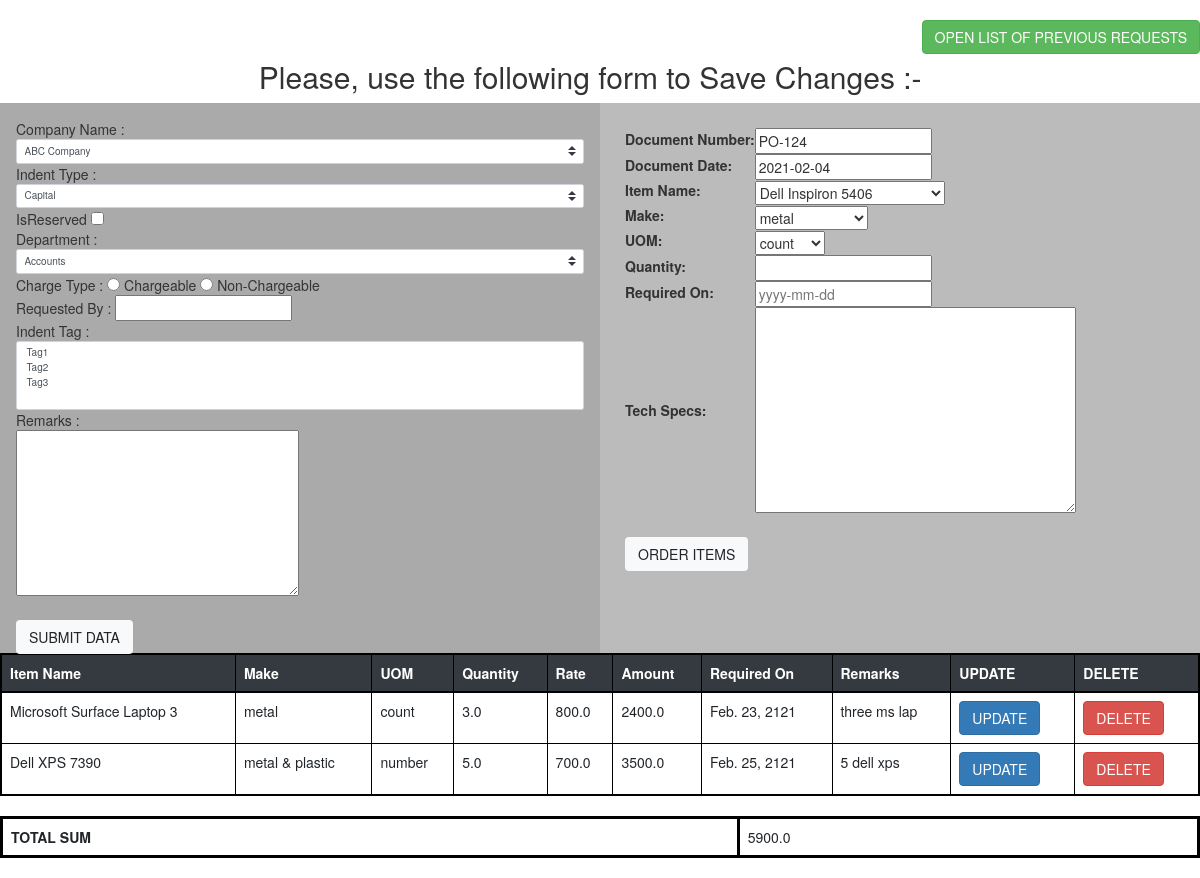
Page /crud/open/8/ on the committed database.
### crud/models.py (models this page shows)
class requestS(models.Model):
    documentName = models.CharField(max_length = 252)
    documentDate = models.DateField(null = True, default = timezone.now )
    itemName =models.CharField(max_length=200)
    make = models.CharField(max_length=100, default='number')
    UOM = models.CharField(max_length=100, null = True)
    quantity = models.FloatField(null = True, default=1)
    rate = models.FloatField( null = True)
    amount = models.FloatField( null = True)
    requiredOn = models.DateField(null=True, default = timezone.now )
    remarks = models.TextField(null=True)

### crud/views.py (the view)
# urls.py: path('open/<int:id>/', views.open , name ="open" ),
def open(request, id ):
    obj = get_object_or_404(set, id = id)
    companyName = obj.companyName
    requestedBy = obj.requestedBy
    q1 = obj.q1
    dN = obj.dN
    dD =  obj.dD
    remarks = obj.remarks
    if request.method =="POST":
        print("open request for id : {}".format(id))
    dataS = requestS.objects.filter(documentName = dN, documentDate=dD )
    val =0
    for obj in dataS:
        val = val+obj.amount
    f2 = order2(initial = { 'documentNo' : dN, 'documentDate' : dD } )
    return render(request, "crud/post/fill2.html", {'f2':f2, 'dataS': dataS ,'val' : val} )

### crud/forms.py
class order2(forms.Form):
    documentNo = forms.CharField(label="Document Number",max_length=100 ,required=True)
    documentDate = forms.DateField(label="Document Date",required=True, initial=datetime.date.today() )
    itemName= forms.ChoiceField(choices=NAME_CHOICES, required = True, initial = None, label="Item Name")
    make = forms.CharField(label='Make', widget=forms.Select(choices=MAKE_CHOICES))
    UOM = forms.CharField(label='UOM', widget=forms.Select(choices=UOM_CHOICES))
    quantity = forms.IntegerField(required = True)
    requiredOn = forms.DateField( label="Required On",widget=forms.TextInput(attrs={'placeholder': 'yyyy-mm-dd'} ))
    remarks = forms.CharField(label="Tech Specs",widget = forms.Textarea())

### crud/templates/crud/post/fill2.html (shortened to what this page needs)
{% extends "crud/base.html" %} {% block content %} {% load crispy_forms_tags %}
<br>
<div>
    <form method="POST" action="{%	url	'crud:list_view' %}" id="list_view" style="float:right">
        <input type="submit" value="OPEN LIST OF PREVIOUS REQUESTS" class="btn btn-success" />
    </form>
</div>
<br>
<h2 style="float:right">Please, use the following form to Save Changes :-</h2>
<div class="column" style="background-color:#aaa;">
    <form action="" method="POST" class="form-group" id='fOne' style="padding: 6px;">
        Company Name :
        <select class="custom-select" name="companyName" id="companyName">
            <option value="ABC Company">ABC Company</option>
        </select>
        <br> Indent Type :
        <select class="custom-select" name="indentType" id="indentType">
            <option value="Capital">Capital</option>
        </select>
        <br> IsReserved
        <input type="checkbox" value="isReserved"><br> Department :
        <select class="custom-select" name="department" id="department">
            <option value="Accounts">Accounts</option>
        </select><br> Charge Type :
        <input type="radio" id="chargeable" name="chargeType" value="chargeable"> Chargeable
        <input type="radio" id="nonChargeable" name="chargeType" value="nonChargeable"> Non-Chargeable
        <br> Requested By :
        <input list="requestedBy" name="requestedBy">
            <br> Indent Tag :
        <select class="custom-select" name="indentTag" multiple="" contenteditable='true'>
            <option value="Tag1">Tag1</option>
            <option value="Tag2">Tag2</option>
            <option value="Tag3">Tag3</option>
            </select><br>Remarks :
        <br>
        <textarea cols="35" rows="8" name="remarks"></textarea><br><br>
        <input type="submit" value="SUBMIT DATA" class="btn btn-light" />
    </form>
</div>
<div class="column" style="background-color:#bbb;">
    <form action="." method="POST" class='uniForm' id='fTwo' style="padding: 15px;">
        <table>{{ f2.as_table }}</table><br>
        <input type="submit" value="ORDER ITEMS" class="btn btn-light" />
    </form>
</div>
<div><br><br></div>
<div>
    <table class="table" style="border: 2px solid black;">
        <tr style="border: 2px solid black;">
            <thead class="thead-dark">
                <th style="border: 1px solid black;">Item Name</th>
                <th style="border: 1px solid black;">Make</th>
                <th style="border: 1px solid black;">UOM</th>
                <th style="border: 1px solid black;">Quantity</th>
                <th style="border: 1px solid black;">Rate</th>
                <th style="border: 1px solid black;">Amount</th>
                <th style="border: 1px solid black;">Required On</th>
                <th style="border: 1px solid black;">Remarks</th>
                <th style="border: 1px solid black;">UPDATE</th>
                <th style="border: 1px solid black;">DELETE</th>
            </thead>
        </tr>
        {% for x in dataS %}
        <tr>
            <form action="{%	url	'crud:update_view2'	x.id	%}" method="post" id="update2" class="form-group">
                <td style="border: 1px solid black;">{{ x.itemName }}</td>
                <td style="border: 1px solid black;">{{ x.make }}</td>
                <td style="border: 1px solid black;">{{ x.UOM}}</td>
                <td style="border: 1px solid black;" contenteditable='true' id="qq">{{ x.quantity }}</td>
                <td style="border: 1px solid black;">{{ x.rate }}</td>
                <td style="border: 1px solid black;">{{ x.amount }}</td>
                <td style="border: 1px solid black;">{{ x.requiredOn }}</td>
                <td style="border: 1px solid black;" contenteditable='true' name="na">{{ x.remarks }}</td>
                <td style="border: 1px solid black;">
                    <input type="submit" value="UPDATE" class="btn btn-primary"> {% csrf_token %}
            </form>
            <td style="border: 1px solid black;">
                <form method="POST" action="{%	url	'crud:delete_view2'	x.id %}" id="delete2">
                    <input type="submit" value="DELETE" class="btn btn-danger" />
                </form>
            </td>
        </tr> {% endfor %}
    </table>
    <table class="table" style="border: 3px solid black;" id="result_totals">
        <tr style="border: 3px solid black;">
            <th style="border: 3px solid black;">TOTAL SUM</th>
            <td style="border: 3px solid black;">{{ val }}</td>
        </tr>
    </table>
</div>
{% endblock %}

### crud/templates/crud/base.html (style rules this page uses)
* { box-sizing: border-box; }
.column { float: left; width: 50%; padding: 10px; height: 550px; }

### rows in the picture
requestS: itemName "Microsoft Surface Laptop 3", make "metal", UOM "count", quantity "3.0", rate "800.0", amount "2400.0", requiredOn "Feb. 23, 2121", remarks "three ms lap"
requestS: itemName "Dell XPS 7390", make "metal & plastic", UOM "number", quantity "5.0", rate "700.0", amount "3500.0", requiredOn "Feb. 25, 2121", remarks "5 dell xps"

### other values in the picture
{{ val }} "5900.0"
